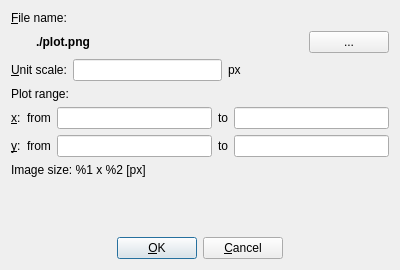
<?xml version="1.0" encoding="UTF-8"?>
<ui version="4.0">
 <class>ExportDialog</class>
 <widget class="QDialog" name="ExportDialog">
  <property name="geometry">
   <rect>
    <x>0</x>
    <y>0</y>
    <width>400</width>
    <height>270</height>
   </rect>
  </property>
  <property name="windowTitle">
   <string>Export</string>
  </property>
  <property name="modal">
   <bool>false</bool>
  </property>
  <layout class="QVBoxLayout" name="verticalLayout">
   <item>
    <widget class="QLabel" name="fileNameLabel">
     <property name="text">
      <string>&amp;File name:</string>
     </property>
     <property name="buddy">
      <cstring>fileButton</cstring>
     </property>
    </widget>
   </item>
   <item>
    <layout class="QHBoxLayout" name="horizontalLayout">
     <item>
      <spacer name="horizontalSpacer_3">
       <property name="orientation">
        <enum>Qt::Horizontal</enum>
       </property>
       <property name="sizeType">
        <enum>QSizePolicy::Fixed</enum>
       </property>
       <property name="sizeHint" stdset="0">
        <size>
         <width>25</width>
         <height>20</height>
        </size>
       </property>
      </spacer>
     </item>
     <item>
      <widget class="QLabel" name="fileLabel">
       <property name="sizePolicy">
        <sizepolicy hsizetype="Expanding" vsizetype="Preferred">
         <horstretch>0</horstretch>
         <verstretch>0</verstretch>
        </sizepolicy>
       </property>
       <property name="font">
        <font>
         <weight>75</weight>
         <bold>true</bold>
        </font>
       </property>
       <property name="text">
        <string>./plot.png</string>
       </property>
      </widget>
     </item>
     <item>
      <widget class="QPushButton" name="fileButton">
       <property name="text">
        <string>...</string>
       </property>
      </widget>
     </item>
    </layout>
   </item>
   <item>
    <layout class="QHBoxLayout" name="horizontalLayout_2">
     <item>
      <widget class="QLabel" name="unitScaleLabel">
       <property name="text">
        <string>&amp;Unit scale:</string>
       </property>
       <property name="buddy">
        <cstring>unitScaleEdit</cstring>
       </property>
      </widget>
     </item>
     <item>
      <widget class="ExpressionLineEdit" name="unitScaleEdit"/>
     </item>
     <item>
      <widget class="QLabel" name="pxLabel">
       <property name="text">
        <string>px</string>
       </property>
      </widget>
     </item>
     <item>
      <spacer name="horizontalSpacer_4">
       <property name="orientation">
        <enum>Qt::Horizontal</enum>
       </property>
       <property name="sizeHint" stdset="0">
        <size>
         <width>40</width>
         <height>20</height>
        </size>
       </property>
      </spacer>
     </item>
    </layout>
   </item>
   <item>
    <widget class="QLabel" name="plotRangeLabel">
     <property name="text">
      <string>Plot range:</string>
     </property>
    </widget>
   </item>
   <item>
    <layout class="QHBoxLayout" name="horizontalLayout_3">
     <item>
      <widget class="QLabel" name="xLabel">
       <property name="text">
        <string>&amp;x:</string>
       </property>
       <property name="buddy">
        <cstring>xMinEdit</cstring>
       </property>
      </widget>
     </item>
     <item>
      <widget class="QLabel" name="xFromLabel">
       <property name="text">
        <string>from</string>
       </property>
      </widget>
     </item>
     <item>
      <widget class="ExpressionLineEdit" name="xMinEdit"/>
     </item>
     <item>
      <widget class="QLabel" name="xToLabel">
       <property name="text">
        <string>to</string>
       </property>
      </widget>
     </item>
     <item>
      <widget class="ExpressionLineEdit" name="xMaxEdit"/>
     </item>
    </layout>
   </item>
   <item>
    <layout class="QHBoxLayout" name="horizontalLayout_4">
     <item>
      <widget class="QLabel" name="yLabel">
       <property name="text">
        <string>&amp;y:</string>
       </property>
       <property name="buddy">
        <cstring>yMinEdit</cstring>
       </property>
      </widget>
     </item>
     <item>
      <widget class="QLabel" name="yFromLabel">
       <property name="text">
        <string>from</string>
       </property>
      </widget>
     </item>
     <item>
      <widget class="ExpressionLineEdit" name="yMinEdit"/>
     </item>
     <item>
      <widget class="QLabel" name="label_6">
       <property name="text">
        <string>to</string>
       </property>
      </widget>
     </item>
     <item>
      <widget class="ExpressionLineEdit" name="yMaxEdit"/>
     </item>
    </layout>
   </item>
   <item>
    <widget class="QLabel" name="sizeLabel">
     <property name="text">
      <string>Image size: %1 x %2 [px]</string>
     </property>
    </widget>
   </item>
   <item>
    <spacer name="verticalSpacer">
     <property name="orientation">
      <enum>Qt::Vertical</enum>
     </property>
     <property name="sizeHint" stdset="0">
      <size>
       <width>20</width>
       <height>0</height>
      </size>
     </property>
    </spacer>
   </item>
   <item>
    <layout class="QHBoxLayout" name="horizontalLayout_6">
     <item>
      <spacer name="horizontalSpacer">
       <property name="orientation">
        <enum>Qt::Horizontal</enum>
       </property>
       <property name="sizeHint" stdset="0">
        <size>
         <width>40</width>
         <height>20</height>
        </size>
       </property>
      </spacer>
     </item>
     <item>
      <widget class="QPushButton" name="okButton">
       <property name="text">
        <string>&amp;OK</string>
       </property>
       <property name="default">
        <bool>true</bool>
       </property>
      </widget>
     </item>
     <item>
      <widget class="QPushButton" name="cancelButton">
       <property name="text">
        <string>&amp;Cancel</string>
       </property>
      </widget>
     </item>
     <item>
      <spacer name="horizontalSpacer_2">
       <property name="orientation">
        <enum>Qt::Horizontal</enum>
       </property>
       <property name="sizeHint" stdset="0">
        <size>
         <width>40</width>
         <height>20</height>
        </size>
       </property>
      </spacer>
     </item>
    </layout>
   </item>
  </layout>
 </widget>
 <customwidgets>
  <customwidget>
   <class>ExpressionLineEdit</class>
   <extends>QLineEdit</extends>
   <header>../src/customcontrols.h</header>
  </customwidget>
 </customwidgets>
 <tabstops>
  <tabstop>fileButton</tabstop>
  <tabstop>unitScaleEdit</tabstop>
  <tabstop>xMinEdit</tabstop>
  <tabstop>xMaxEdit</tabstop>
  <tabstop>yMinEdit</tabstop>
  <tabstop>yMaxEdit</tabstop>
  <tabstop>okButton</tabstop>
  <tabstop>cancelButton</tabstop>
 </tabstops>
 <resources/>
 <connections/>
</ui>
